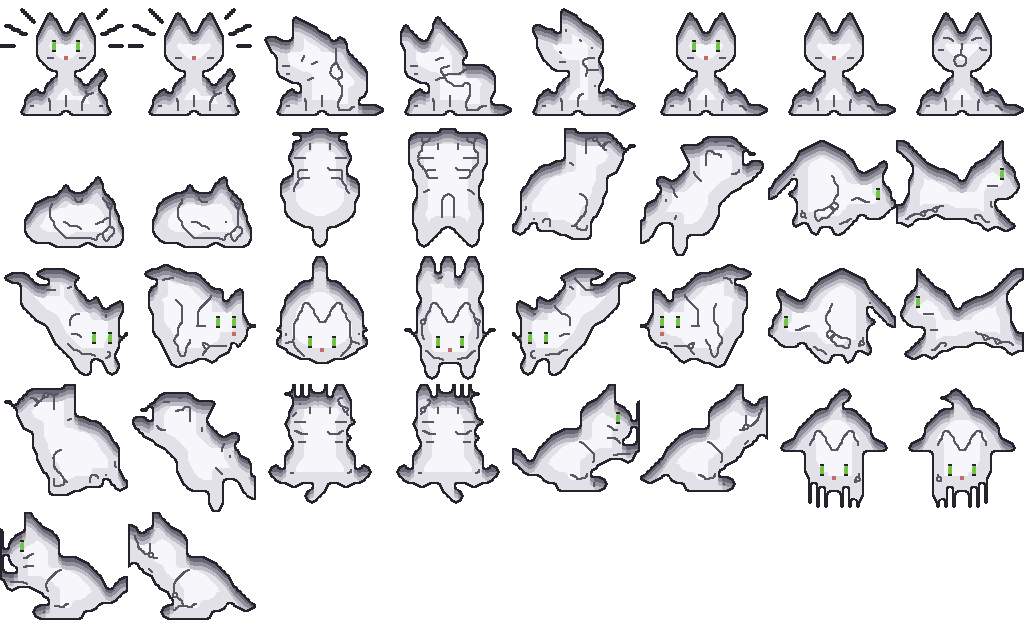
#> input picture assets/burmilla.png, 1024 x 640 px, given in place of awake.png, which was not available
$ python burmilla.py ../assets/burmilla.png
#> lines starting #> are read from the running program, lines starting #| are printed output that depends on the picture; pictures that were not available may be replaced by others from this repository, and a replacement may not be noted
#!/usr/bin/env python3
"""Generate the Burmilla sprite sheet from the classic 1-bit neko sprites.

The classic sprites (sprites/classic/*.png) are 32x32, black outline on white.
This tool:

  1. classifies every pixel (transparent, outline, inner line, fur, eye, nose),
  2. upscales the class map 4x with Scale2x twice so diagonals stay smooth,
     then thins the lines back to 2px so the cat stays crisp,
  3. paints a Burmilla coat at 128x128 (1:1 on a 2x HiDPI screen at the
     default size): silver-white undercoat with dark tipping
     along the back, head and tail, a pale chest, green eyes rimmed in black
     and a brick-pink nose,
  4. derives extra frames (blinks) and writes assets/burmilla.png.

It also writes assets/classic.png: the original black-and-white look at the
same 128x128 size and layout, for anyone who wants the 1989 cat back.

The frame order is the FRAMES list below; src/sprites.rs mirrors it.

Usage: python3 tools/burmilla.py [--preview out.png]
"""
import sys
from pathlib import Path

from PIL import Image

ROOT = Path(__file__).resolve().parent.parent
SRC = ROOT / "sprites" / "classic"
ASSETS = ROOT / "assets"

SRC_SIZE = 32
SCALE = 4
SIZE = SRC_SIZE * SCALE
COLUMNS = 8

# (frame name, source sprite, variant)
FRAMES = [
    ("awake", "awake", None),
    ("awake_blink", "awake", "blink"),
    ("scratch1", "scratch1", None),
    ("scratch2", "scratch2", None),
    ("wash", "wash1", None),
    ("yawn1", "yawn1", None),
    ("yawn1_blink", "yawn1", "blink"),
    ("yawn2", "yawn2", None),
    ("sleep1", "sleep1", None),
    ("sleep2", "sleep2", None),
]
for d in ["up", "upright", "right", "downright", "down", "downleft", "left", "upleft"]:
    FRAMES += [(f"{d}1", f"{d}1", None), (f"{d}2", f"{d}2", None)]
for d in ["up", "right", "down", "left"]:
    FRAMES += [(f"{d}claw1", f"{d}claw1", None), (f"{d}claw2", f"{d}claw2", None)]

# Back views: the short vertical strokes there are ear lines, not eyes.
NO_FACE = {"up1", "up2", "upclaw1", "upclaw2"}

# Palette (RGBA).
OUTLINE = (38, 35, 44, 255)
INNER_LINE = (92, 86, 100, 255)
TIP_DARK = (104, 100, 114, 255)
TIP_MID = (146, 143, 156, 255)
TIP_LIGHT = (190, 188, 199, 255)
COAT = (226, 225, 232, 255)
CHEST = (247, 246, 250, 255)
EYE = (116, 196, 72, 255)
EYE_SHINE = (226, 250, 190, 255)
PUPIL = (22, 40, 20, 255)
NOSE = (196, 108, 104, 255)

T, O, L, F, E, N = "T", "O", "L", "F", "E", "N"


def classify(img):
    """Class map (list of rows) for a 32x32 classic sprite."""
    w = h = SRC_SIZE

    def px(x, y):
        if 0 <= x < w and 0 <= y < h:
            return img.getpixel((x, y))
        return (0, 0, 0, 0)

    def is_black(x, y):
        p = px(x, y)
        return p[3] > 0 and p[0] < 128

    def is_clear(x, y):
        return px(x, y)[3] == 0

    grid = [[T] * w for _ in range(h)]
    for y in range(h):
        for x in range(w):
            p = px(x, y)
            if p[3] == 0:
                continue
            if is_black(x, y):
                touches_clear = any(
                    is_clear(x + dx, y + dy) for dx in (-1, 0, 1) for dy in (-1, 0, 1)
                )
                grid[y][x] = O if touches_clear else L
            else:
                grid[y][x] = F
    return grid


def features(grid):
    """Isolated inner-line blobs: the eyes (3px vertical) and nose (1px)."""
    inner = {(x, y) for y, row in enumerate(grid) for x, c in enumerate(row) if c == L}
    seen, comps = set(), []
    for p in sorted(inner):
        if p in seen:
            continue
        stack, comp = [p], []
        seen.add(p)
        while stack:
            q = stack.pop()
            comp.append(q)
            for dx in (-1, 0, 1):
                for dy in (-1, 0, 1):
                    r = (q[0] + dx, q[1] + dy)
                    if r in inner and r not in seen:
                        seen.add(r)
                        stack.append(r)
        touches_outline = any(
            0 <= x + dx < SRC_SIZE and 0 <= y + dy < SRC_SIZE and grid[y + dy][x + dx] == O
            for x, y in comp for dx in (-1, 0, 1) for dy in (-1, 0, 1)
        )
        if not touches_outline:
            comps.append(sorted(comp))

    eyes = [c for c in comps if len(c) == 3 and len({x for x, _ in c}) == 1]
    noses = []
    if eyes:
        eye_bottom = max(y for c in eyes for _, y in c)
        eye_xs = [c[0][0] for c in eyes]
        for c in comps:
            if len(c) == 1:
                x, y = c[0]
                if eye_bottom < y <= eye_bottom + 3 and min(eye_xs) - 1 <= x <= max(eye_xs) + 1:
                    noses.append(c)
    return eyes, noses


def scale2x(grid):
    """Scale2x (EPX) on a class map."""
    h, w = len(grid), len(grid[0])

    def at(x, y):
        return grid[min(max(y, 0), h - 1)][min(max(x, 0), w - 1)]

    out = [[T] * (w * 2) for _ in range(h * 2)]
    for y in range(h):
        for x in range(w):
            p = at(x, y)
            a, b, c, d = at(x, y - 1), at(x + 1, y), at(x - 1, y), at(x, y + 1)
            e0 = e1 = e2 = e3 = p
            if c == a and c != d and a != b:
                e0 = a
            if a == b and a != c and b != d:
                e1 = b
            if d == c and d != b and c != a:
                e2 = c
            if b == d and b != a and d != c:
                e3 = d
            # Never let smoothing eat the face features.
            if p in (E, N):
                e0 = e1 = e2 = e3 = p
            out[2 * y][2 * x] = e0
            out[2 * y][2 * x + 1] = e1
            out[2 * y + 1][2 * x] = e2
            out[2 * y + 1][2 * x + 1] = e3
    return out


def distance(grid, inside):
    """Chebyshev distance of every `inside` cell to the nearest cell that is
    not inside (outside the image counts as not inside)."""
    from collections import deque

    h, w = len(grid), len(grid[0])
    far = h + w
    dist = [[far if inside(grid[y][x]) else 0 for x in range(w)] for y in range(h)]
    queue = deque()
    for y in range(h):
        for x in range(w):
            if dist[y][x] == 0:
                queue.append((x, y))
            elif x in (0, w - 1) or y in (0, h - 1):
                dist[y][x] = 1
                queue.append((x, y))
    while queue:
        x, y = queue.popleft()
        for dy in (-1, 0, 1):
            for dx in (-1, 0, 1):
                nx, ny = x + dx, y + dy
                if 0 <= nx < w and 0 <= ny < h and dist[ny][nx] > dist[y][x] + 1:
                    dist[ny][nx] = dist[y][x] + 1
                    queue.append((nx, ny))
    return dist


def skeleton(cells):
    """Zhang-Suen thinning of a set of (x, y) cells to 1px, 8-connected."""
    cells = set(cells)

    def ring(x, y):
        # P2..P9, clockwise from north.
        return [(x, y - 1) in cells, (x + 1, y - 1) in cells, (x + 1, y) in cells,
                (x + 1, y + 1) in cells, (x, y + 1) in cells, (x - 1, y + 1) in cells,
                (x - 1, y) in cells, (x - 1, y - 1) in cells]

    changed = True
    while changed:
        changed = False
        for step in (0, 1):
            drop = []
            for x, y in cells:
                p = ring(x, y)
                n = sum(p)
                flips = sum(1 for i in range(8) if not p[i] and p[(i + 1) % 8])
                if not (2 <= n <= 6 and flips == 1):
                    continue
                p2, p4, p6, p8 = p[0], p[2], p[4], p[6]
                if step == 0 and not (p2 and p4 and p6) and not (p4 and p6 and p8):
                    drop.append((x, y))
                if step == 1 and not (p2 and p4 and p8) and not (p2 and p6 and p8):
                    drop.append((x, y))
            if drop:
                cells.difference_update(drop)
                changed = True
    return cells


def upscale(grid):
    """Class map at SIZE. Scale2x twice keeps the shapes smooth but makes
    every 1px line 4px thick; pull the silhouette outline back to its outer
    2px, and thin the inner lines to a 1px skeleton widened to an even 2px."""
    big = grid
    while len(big) < SIZE:
        big = scale2x(big)
    h, w = len(big), len(big[0])
    to_clear = distance(big, lambda c: c != T)
    lines = [(x, y) for y in range(h) for x in range(w) if big[y][x] == L]
    out = [[F if c == L or (c == O and to_clear[y][x] > 2) else c
            for x, c in enumerate(row)] for y, row in enumerate(big)]
    for x, y in skeleton(lines):
        for dy in (0, 1):
            for dx in (0, 1):
                if 0 <= x + dx < w and 0 <= y + dy < h and out[y + dy][x + dx] == F:
                    out[y + dy][x + dx] = L
    return out


# [71 lines left out: function paint, not called in this run]


def paint_classic(grid):
    h, w = len(grid), len(grid[0])
    img = Image.new("RGBA", (w, h), (0, 0, 0, 0))
    for y in range(h):
        for x in range(w):
            c = grid[y][x]
            if c != T:
                img.putpixel((x, y), (255, 255, 255, 255) if c == F else (0, 0, 0, 255))
    return img


def build_frame(src, variant, skin):
    img = Image.open(SRC / f"{src}.png").convert("RGBA")
    grid = classify(img)
    if skin == "classic":
        if variant == "blink":
            for comp in features(grid)[0]:
                for x, y in comp[::2]:
                    grid[y][x] = F
        return paint_classic(upscale(grid))
    if src not in NO_FACE:
        eyes, noses = features(grid)
        for comp in eyes:
            for x, y in comp:
                grid[y][x] = E if variant != "blink" else F
            if variant == "blink":
                # Closed eye: a short dark lid line on the middle row.
                x, y = comp[1]
                grid[y][x] = L
        for comp in noses:
            for x, y in comp:
                grid[y][x] = N
    return paint(upscale(grid), src)


def build_sheet(skin):
    rows = (len(FRAMES) + COLUMNS - 1) // COLUMNS
    sheet = Image.new("RGBA", (COLUMNS * SIZE, rows * SIZE), (0, 0, 0, 0))
    for i, (_, src, variant) in enumerate(FRAMES):
        frame = build_frame(src, variant, skin)
        sheet.paste(frame, ((i % COLUMNS) * SIZE, (i // COLUMNS) * SIZE))
    out = ASSETS / f"{skin}.png"
    out.parent.mkdir(parents=True, exist_ok=True)
    sheet.save(out, optimize=True)
    print(f"wrote {out.relative_to(ROOT)}: {len(FRAMES)} frames, {sheet.size[0]}x{sheet.size[1]}")
    return sheet


def main():
    build_sheet("classic")
#> in build_sheet, `sheet = Image.new("RGBA", (COLUMNS * SIZE, rows * SIZE), (0, 0, 0, 0))`: sheet: PIL image 1024x640 RGBA; every value is 0
#> in build_frame, img is the input picture: PIL image 1024x640 RGBA; mean R, G, B, A 63.6, 63, 65.6, 89.8
#> in build_frame, `grid = classify(img)`: grid = 32 items
#> the loop in upscale, `while len(big) < SIZE:` made 2 passes
#> (h in scale2x, w in scale2x) on passes 1 to 2: (32, 32), (64, 64)
#> in upscale, `h, w = len(big), len(big[0])`: h = 128
#> in distance, `far = h + w`: far = 256
#> in distance, `dist = [[far if inside(grid[y][x]) else 0 for x in range(w)] for y in ..`: dist = 128 items
#> in upscale, `lines = [(x, y) for y in range(h) for x in range(w) if big[y][x] == L]`: lines = 640 pairs, first value 24 to 123, second value 40 to 123
#> in upscale, `out = [[F if c == L or (c == O and to_clear[y][x] > 2) else c for x, c..`: out = 128 items
#> in skeleton, `cells = set(cells)`: cells = 640 items
#> in skeleton, `changed = True`: changed = True
#> the loop in upscale, `for x, y in skeleton(lines):` made 153 passes
#> (x, y) on passes 1 to 3: (46, 112), (64, 119), (65, 120)
#> in paint_classic, `h, w = len(grid), len(grid[0])`: h = 128
#> in paint_classic, `img = Image.new("RGBA", (w, h), (0, 0, 0, 0))`: img: PIL image 128x128 RGBA; every value is 0
#> after the loop in paint_classic, `for y in range(h):`:
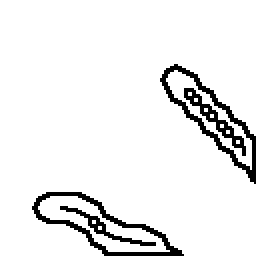
#> img: PIL image 128x128 RGBA (shown 2 times larger); mean R, G, B, A 16.7, 16.7, 16.7, 34.6; transparent parts drawn white
#> in build_sheet, `sheet.paste(frame, ((i % COLUMNS) * SIZE, (i // COLUMNS) * SIZE))`:
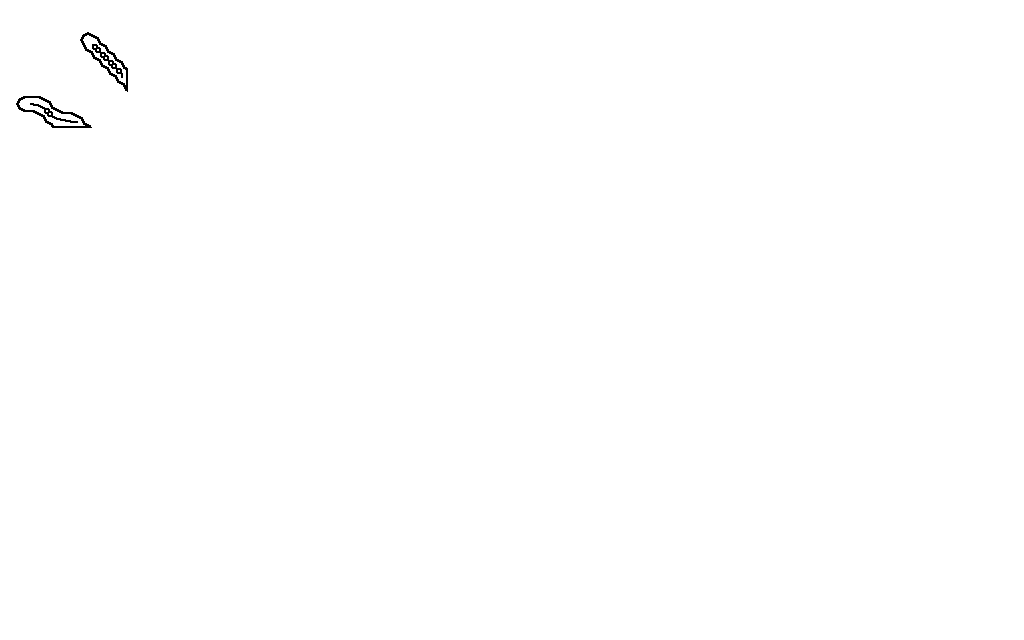
#> sheet: PIL image 1024x640 RGBA; mean R, G, B, A 0.4, 0.4, 0.4, 0.9; transparent parts drawn white
#> pass 3 of the loop in build_sheet, `for i, (_, src, variant) in enumerate(FRAMES):`:
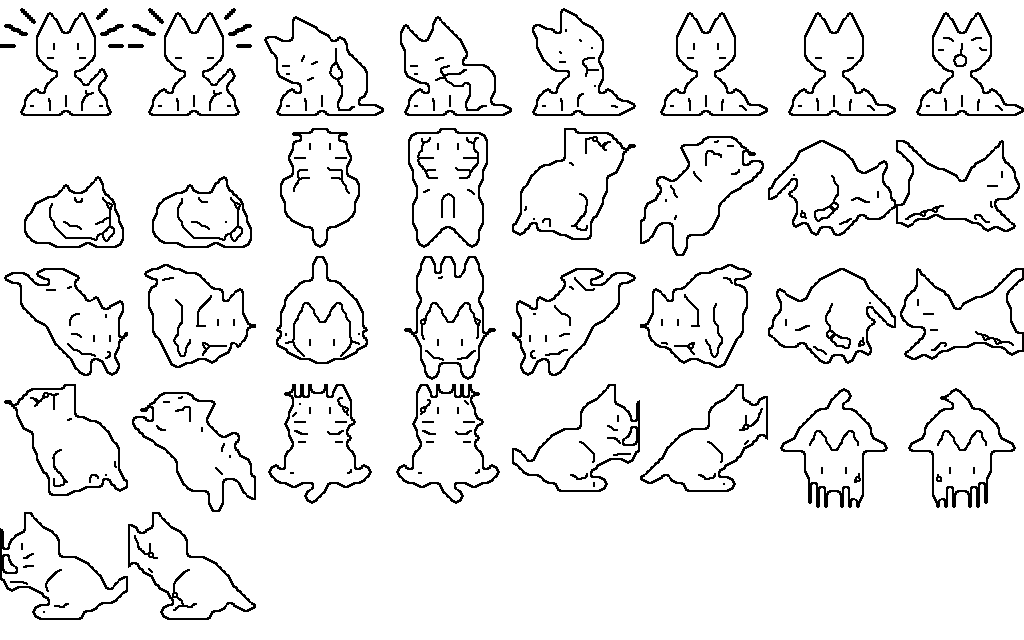
#> input picture assets/classic.png, 1024 x 640 px, given in place of scratch1.png, which was not available
#> in build_frame, img is the input picture: PIL image 1024x640 RGBA; mean R, G, B, A 71.5, 71.5, 71.5, 89.8
#> in build_sheet, `sheet.paste(frame, ((i % COLUMNS) * SIZE, (i // COLUMNS) * SIZE))`:
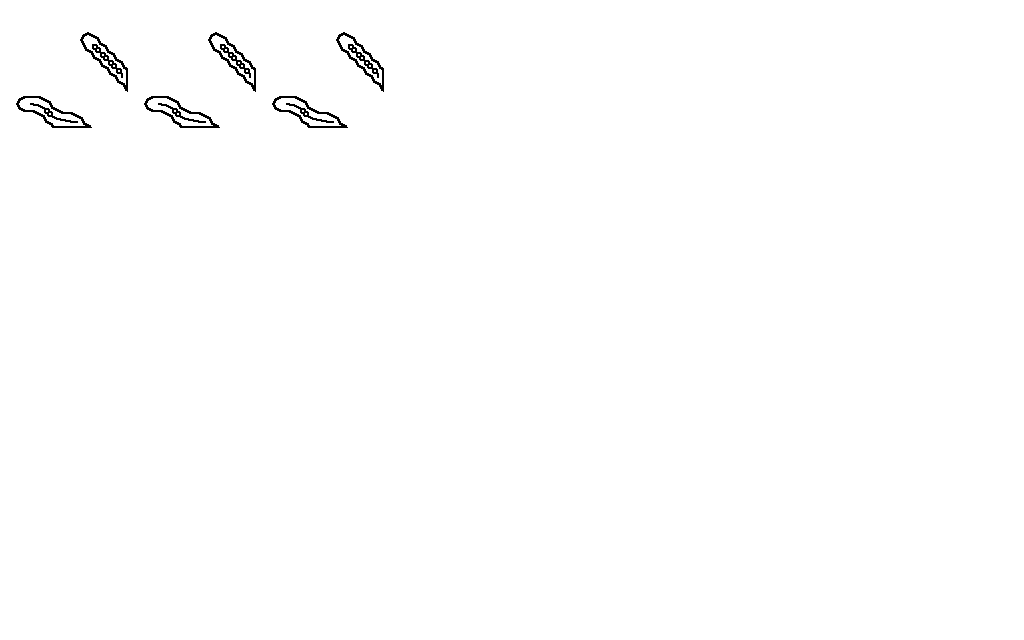
#> sheet: PIL image 1024x640 RGBA; mean R, G, B, A 1.3, 1.3, 1.3, 2.6; transparent parts drawn white
#> the loop made 5 passes; the first 3 are shown
    sheet = build_sheet("burmilla")

    if "--preview" in sys.argv:
        out = Path(sys.argv[sys.argv.index("--preview") + 1])
        bg = Image.new("RGBA", sheet.size, (70, 84, 104, 255))
        bg.alpha_composite(sheet)
        bg.resize((sheet.size[0] * 2, sheet.size[1] * 2), Image.NEAREST).save(out)
        print(f"preview: {out}")


if __name__ == "__main__":
#> (the run stopped early here; a loop or call above may not have finished)
